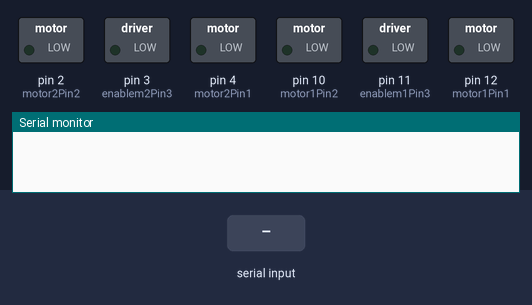
The sketch below on a simulated Arduino Uno, built with avr-gcc and run on an emulated ATmega328P. Parts: switched loads named in the sketch (green lamp = pin HIGH), the last lines printed to the serial monitor. Inputs (shaded band) come from the test bench.

Above: at 1.2 s.
1.3 s: "F" received over Serial
At 2.4 s:
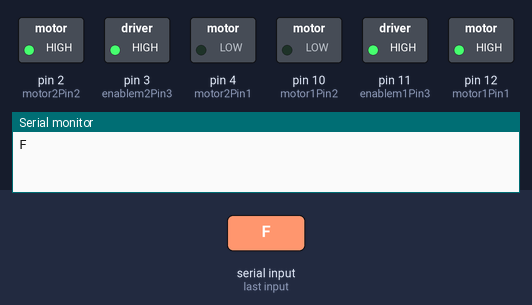
2.8 s: "L" received over Serial
At 3.5 s:
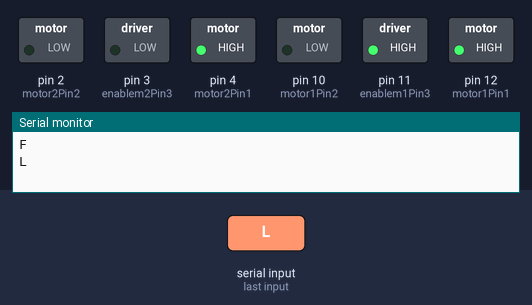
4.3 s: "R" received over Serial
At 4.7 s:
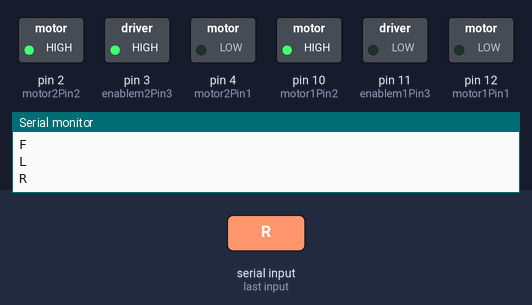
5.8 s: "G" received over Serial
At 7.0 s:
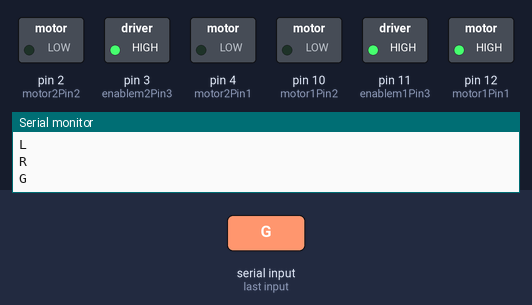
7.3 s: "I" received over Serial
At 8.1 s:
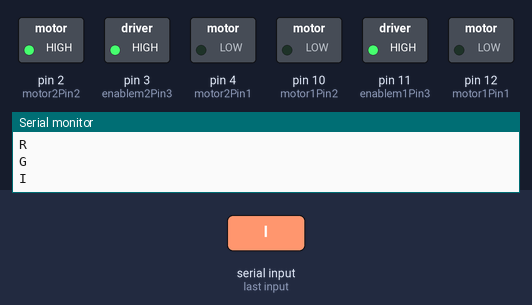
8.8 s: "H" received over Serial
At 9.3 s:
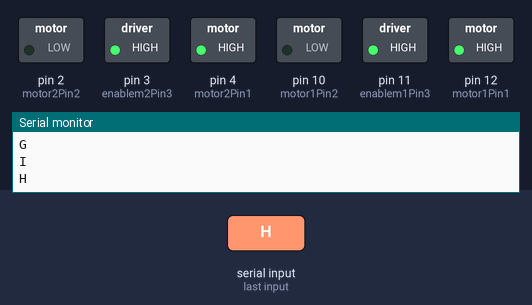
Timing chart, 0 to 11.3 s (numbered marks = the images above; inputs shaded):
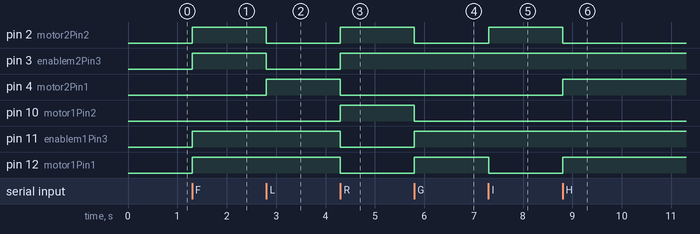

The sketch:

BlueTooth-L298N-RC-Car.ino
```cpp
// Bluetooth RC robot

const int motor1Pin1 = 12;
const int motor1Pin2 = 10;
const int enablem1Pin3 = 11;
const int motor2Pin1 = 4;
const int motor2Pin2 = 2;
const int enablem2Pin3 = 3;

//byte serialA;
char serialA;


void setup() {

 Serial.begin(9600);

    pinMode(motor1Pin1, OUTPUT);
    pinMode(motor1Pin2, OUTPUT);
    pinMode(enablem1Pin3, OUTPUT);
    pinMode(motor2Pin1, OUTPUT);
    pinMode(motor2Pin2, OUTPUT);
    pinMode(enablem2Pin3, OUTPUT);

}

void loop() {

if (Serial.available() > 0) {
	serialA = Serial.read();
	Serial.println(serialA);
	}

   switch (serialA) {
    // forward
   case 'F':
        digitalWrite(motor1Pin1, HIGH);
        digitalWrite(motor1Pin2, LOW);
        digitalWrite(motor2Pin1, LOW);
        digitalWrite(motor2Pin2, HIGH);
        digitalWrite(enablem1Pin3, HIGH);
        digitalWrite(enablem2Pin3, HIGH);
        break;

         // left
    case 'L':
        digitalWrite(motor1Pin1, HIGH);
        digitalWrite(motor1Pin2, LOW);
        digitalWrite(motor2Pin1, HIGH);
        digitalWrite(motor2Pin2, LOW);
        digitalWrite(enablem1Pin3, HIGH);
        digitalWrite(enablem2Pin3, LOW);
        break;

    // right
    case 'R':
        digitalWrite(motor1Pin1, LOW);
        digitalWrite(motor1Pin2, HIGH);
        digitalWrite(motor2Pin1, LOW);
        digitalWrite(motor2Pin2, HIGH);
        digitalWrite(enablem1Pin3, LOW);
        digitalWrite(enablem2Pin3, HIGH);
        break;

    // forward left
    case 'G':
        digitalWrite(motor1Pin1, HIGH);
        digitalWrite(motor1Pin2, LOW);
        digitalWrite(motor2Pin1, LOW);
        digitalWrite(motor2Pin2, LOW);
        digitalWrite(enablem1Pin3, HIGH);
        digitalWrite(enablem2Pin3, HIGH);
        break;


    // forward right
    case 'I':
        digitalWrite(motor1Pin1, LOW);
        digitalWrite(motor1Pin2, LOW);
        digitalWrite(motor2Pin1, LOW);
        digitalWrite(motor2Pin2, HIGH);
        digitalWrite(enablem1Pin3, HIGH);
        digitalWrite(enablem2Pin3, HIGH);
        break;


    // backward left
    case 'H':
        digitalWrite(motor1Pin1, HIGH);
        digitalWrite(motor1Pin2, LOW);
        digitalWrite(motor2Pin1, HIGH);
        digitalWrite(motor2Pin2, LOW);
        digitalWrite(enablem1Pin3, HIGH);
        digitalWrite(enablem2Pin3, HIGH);
        break;

    // backward right
    case 'J':
        digitalWrite(motor1Pin1, LOW);
        digitalWrite(motor1Pin2, HIGH);
        digitalWrite(motor2Pin1, LOW);
        digitalWrite(motor2Pin2, HIGH);
        digitalWrite(enablem1Pin3, HIGH);
        digitalWrite(enablem2Pin3, HIGH);
        break;

    // backward
    case 'B':
        digitalWrite(motor1Pin1, LOW);
        digitalWrite(motor1Pin2, HIGH);
        digitalWrite(motor2Pin1, HIGH);
        digitalWrite(motor2Pin2, LOW);
        digitalWrite(enablem1Pin3, HIGH);
        digitalWrite(enablem2Pin3, HIGH);
        break;

     // Stop
     case 'S':
        digitalWrite(motor1Pin1, LOW);
        digitalWrite(motor1Pin2, LOW);
        digitalWrite(motor2Pin1, LOW);
        digitalWrite(motor2Pin2, LOW);
        digitalWrite(enablem1Pin3, LOW);
        digitalWrite(enablem2Pin3, LOW);

    default:
        digitalWrite(motor1Pin1, LOW);
        digitalWrite(motor1Pin2, LOW);
        digitalWrite(motor2Pin1, LOW);
        digitalWrite(motor2Pin2, LOW);
        digitalWrite(enablem1Pin3, LOW);
        digitalWrite(enablem2Pin3, LOW);

         }
    }
```

Measured:
- after the input at 1.3 s, pin 2 (motor2Pin2), pin 3 (enablem2Pin3), pin 11 (enablem1Pin3), pin 12 (motor1Pin1): LOW → HIGH at once
- after the input at 2.8 s, pin 2 (motor2Pin2), pin 3 (enablem2Pin3): HIGH → LOW at once; pin 4 (motor2Pin1): LOW → HIGH at once
- after the input at 4.3 s, pin 2 (motor2Pin2), pin 3 (enablem2Pin3), pin 10 (motor1Pin2): LOW → HIGH at once; pin 4 (motor2Pin1), pin 11 (enablem1Pin3), pin 12 (motor1Pin1): HIGH → LOW at once
- after the input at 5.8 s, pin 2 (motor2Pin2), pin 10 (motor1Pin2): HIGH → LOW at once; pin 11 (enablem1Pin3), pin 12 (motor1Pin1): LOW → HIGH at once
- after the input at 7.3 s, pin 2 (motor2Pin2): LOW → HIGH at once; pin 12 (motor1Pin1): HIGH → LOW at once
- after the input at 8.8 s, pin 2 (motor2Pin2): HIGH → LOW at once; pin 4 (motor2Pin1), pin 12 (motor1Pin1): LOW → HIGH at once
